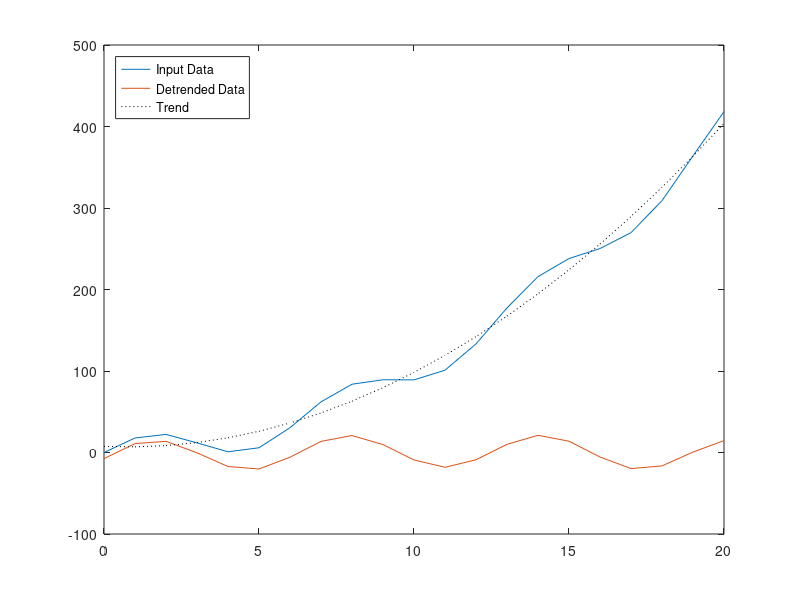

Here is the MATLAB script that generated this plot:

t = 0:20;
x = 20*sin(t) + t.^2;
y = detrend(x,2);
plot(t,x,t,y,t,x-y,':k')
legend('Input Data','Detrended Data','Trend','Location','northwest') 
